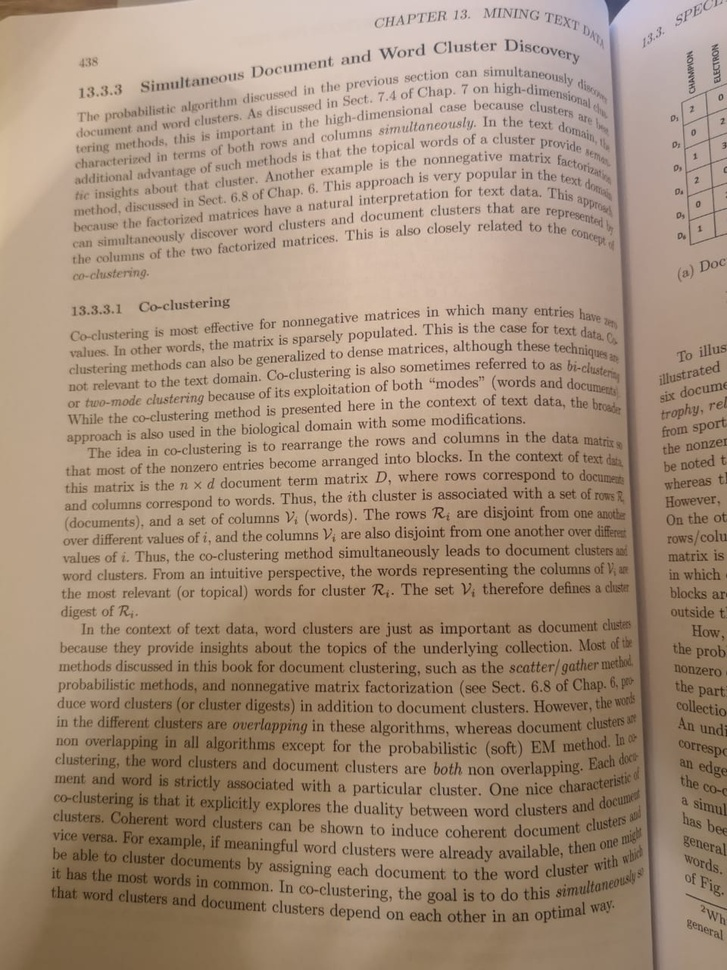
#> input picture week03_2/scan.jpeg, 727 x 970 px, shrunk from 960 x 1280 before the run, found by its file name
$ jupyter execute --allow-errors '08. Thresholding, Binarization _ Adaptive Thresholding.ipynb'
#> lines starting #> are read from the running program, lines starting #| are printed output that depends on the picture; after the words box and inside, x2 and y2 are one past the last pixel; in counts of white or black regions, pixels touching at a corner belong together
# **Thresholding, Binarization & Adaptive Thresholding**

####**In this lesson we'll learn:**
1. Binarized Images
2. Thresholding Methods
3. Adaptive Thresholding
4. SkImage's Threshold Local

[cell 1]
# download our images
import os
import wget
from zipfile import ZipFile


def bar_custom(current, total, width=80):
    print("Downloading: %d%% [%d / %d] bytes" % (current / total * 100, current, total))

URL = "https://github.com/Tuchsanai/DL-FOR-COMPUTER-VISION/raw/main/week2/code/images.zip"

if not os.path.exists("images.zip"):
    wget.download(URL,bar=bar_custom)
#> (this line was passed over: the network is not available in this run)

#> (the rest of this cell did not finish here and is left out)

[cell 2]
URL = "https://raw.githubusercontent.com/rajeevratan84/ModernComputerVision/main/scan.jpeg"
wget.download(URL,bar=bar_custom)

[cell 3]
# Our Setup, Import Libaries, Create our Imshow Function and Download our Images
import cv2
import numpy as np
from matplotlib import pyplot as plt

# Define our imshow function
def imshow(title = "Image", image = None, size = 10):
    w, h = image.shape[0], image.shape[1]
    aspect_ratio = w/h
    plt.figure(figsize=(size * aspect_ratio,size))
    plt.imshow(cv2.cvtColor(image, cv2.COLOR_BGR2RGB))
    plt.title(title)
    plt.show()

### **Thresholding Methods**

https://docs.opencv.org/master/d7/d4d/tutorial_py_thresholding.html

[cell 4]
# Load our image as greyscale
image = cv2.imread('scan.jpeg',0)
#> image: shape (970, 727); min 22, max 216, mean 146
imshow("Original", image)

# Values below 127 goes to 0 or black, everything above goes to 255 (white)
ret,thresh1 = cv2.threshold(image, 127, 255, cv2.THRESH_BINARY)
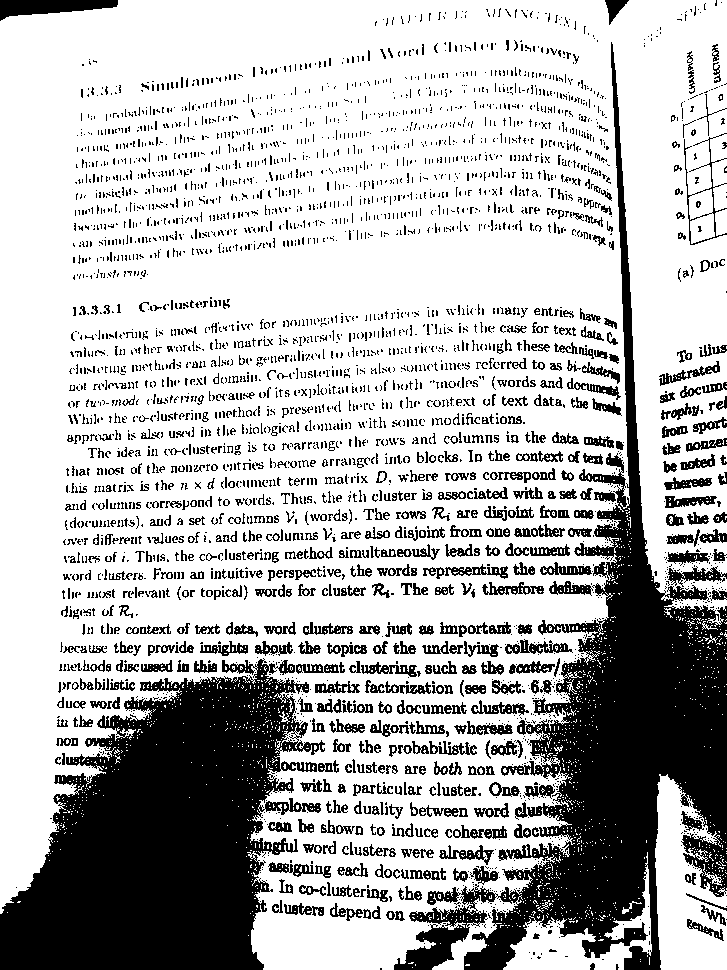
#> thresh1: shape (970, 727); 72.2% white; 3749 black regions (3013 under 20 px), largest, box (x1, y1, x2, y2) and area: (394, 42, 727, 970) 64133, (0, 658, 325, 970) 61744, (0, 0, 118, 21) 1470
imshow('1 Threshold Binary @ 127', thresh1)

# Values below 127 go to 255 and values above 127 go to 0 (reverse of above)
ret,thresh2 = cv2.threshold(image, 127, 255, cv2.THRESH_BINARY_INV)
imshow('2 Threshold Binary Inverse @ 127', thresh2)

# Values above 127 are truncated (held) at 127 (the 255 argument is unused)
ret,thresh3 = cv2.threshold(image, 127, 255, cv2.THRESH_TRUNC)
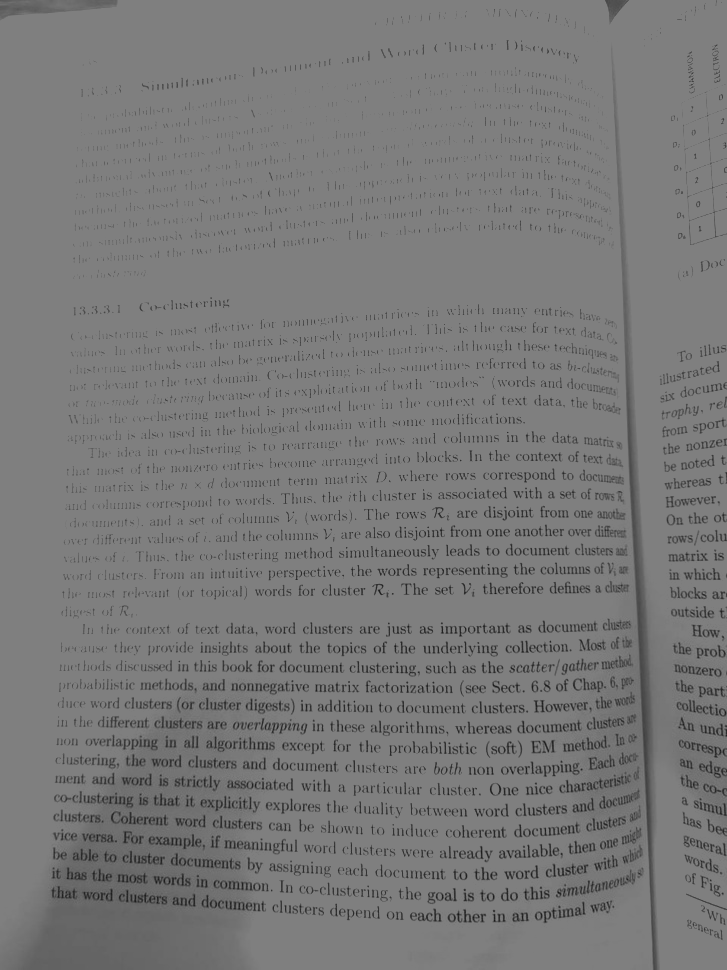
#> thresh3: shape (970, 727); min 22, max 127, mean 120.6
imshow('3 THRESH TRUNC @ 127', thresh3)

# Values below 127 go to 0, above 127 are unchanged
ret,thresh4 = cv2.threshold(image, 127, 255, cv2.THRESH_TOZERO)
imshow('4 THRESH TOZERO @ 127', thresh4)

# Reverse of the above, below 127 is unchanged, above 127 goes to 0
ret,thresh5 = cv2.threshold(image, 127, 255, cv2.THRESH_TOZERO_INV)
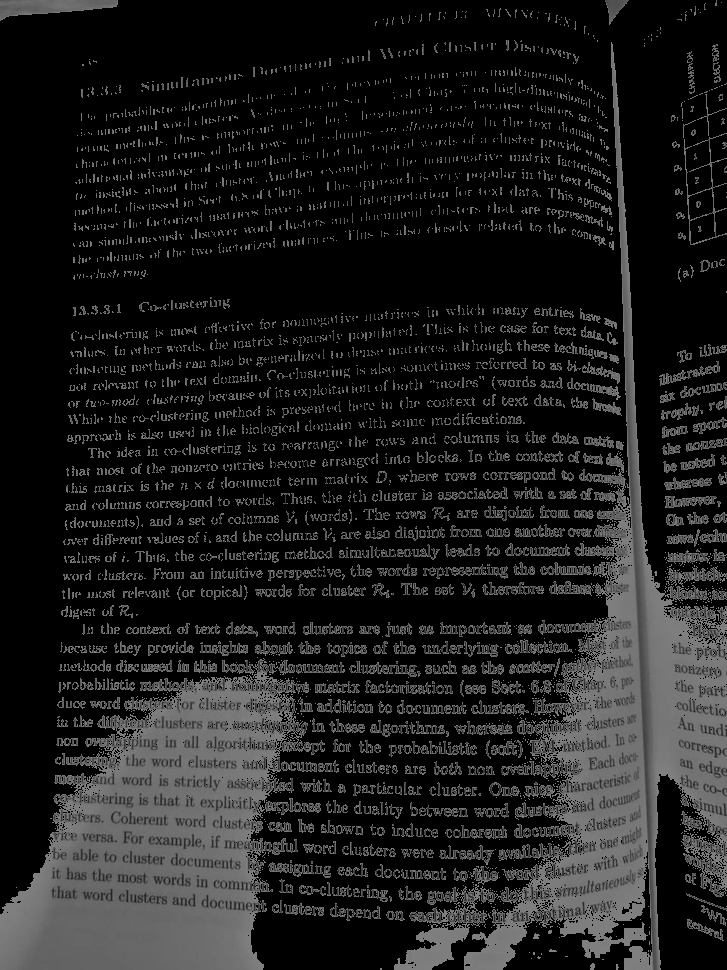
#> thresh5: shape (970, 727); min 0, max 127, mean 29
imshow('5 THRESH TOZERO INV @ 127', thresh5)

#### **Adaptive Thresholding**

1. ADAPTIVE_THRESH_MEAN_C
2. THRESH_OTSU

#### **cv2.adaptiveThreshold Parameters**

``**cv2.adaptiveThreshold**(src, maxValue, adaptiveMethod, thresholdType, blockSize, C[, dst]) → dst``

- **src** – Source 8-bit single-channel image.
- **dst** – Destination image of the same size and the same type as src .
- **maxValue** – Non-zero value assigned to the pixels for which the condition is satisfied. See the details below.
- **adaptiveMethod** – Adaptive thresholding algorithm to use, ADAPTIVE_THRESH_MEAN_C or ADAPTIVE_THRESH_GAUSSIAN_C . See the details below.
- **thresholdType** – Thresholding type that must be either THRESH_BINARY or THRESH_BINARY_INV .
- **blockSize** – Size of a pixel neighborhood that is used to calculate a threshold value for the pixel: 3, 5, 7, and so on.
- **C** – Constant subtracted from the mean or weighted mean. Normally, it is positive but may be zero or negative as well.

[cell 5]
image = cv2.imread('scan.jpeg',0)
imshow("Original", image)

# Values below 127 goes to 0 (black, everything above goes to 255 (white)
ret,thresh1 = cv2.threshold(image, 127, 255, cv2.THRESH_BINARY)
imshow('Threshold Binary', thresh1)

# It's good practice to blur images as it removes noise
#image = cv2.GaussianBlur(image, (3, 3), 0)

# Using adaptiveThreshold
thresh = cv2.adaptiveThreshold(image, 255, cv2.ADAPTIVE_THRESH_MEAN_C, cv2.THRESH_BINARY, 3, 5)
#> thresh: shape (970, 727); 86.8% white; black in thin lines or dots
imshow("Adaptive Mean Thresholding", thresh)

_, th2 = cv2.threshold(image, 0, 255, cv2.THRESH_BINARY + cv2.THRESH_OTSU)
#> th2: shape (970, 727); 54.8% white; 2357 black regions (1649 under 20 px), largest, box (x1, y1, x2, y2) and area: (0, 32, 727, 970) 259764, (0, 0, 174, 21) 1750, (681, 83, 727, 246) 973
imshow("Otsu's Thresholding", th2)

# Otsu's thresholding after Gaussian filtering
blur = cv2.GaussianBlur(image, (5,5), 0)
_, th3 = cv2.threshold(blur, 0, 255, cv2.THRESH_BINARY + cv2.THRESH_OTSU)
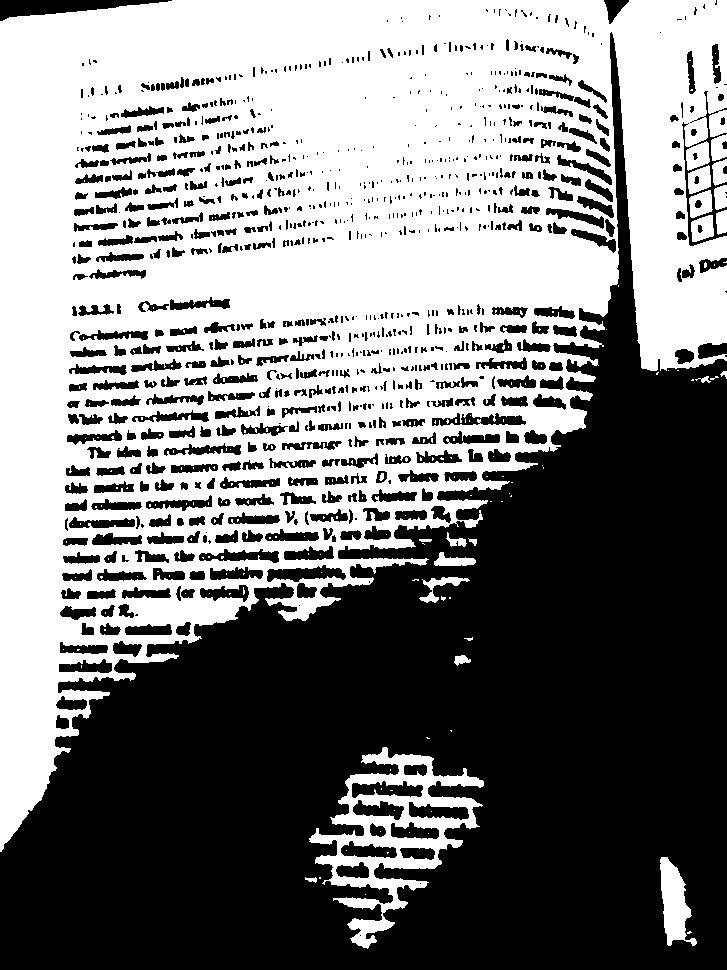
#> th3: shape (970, 727); 49.5% white; 225 white regions (204 under 20 px), largest, box (x1, y1, x2, y2) and area: (0, 0, 727, 852) 331553, (309, 747, 484, 949) 10522, (660, 857, 697, 946) 1800
imshow("Guassian Otsu's Thresholding", th3)

### **SkImage Threshold Local**

``threshold_local(image, block_size, offset=10)``

The threshold_local function, calculates thresholds in regions with a characteristic size ``block_size`` surrounding each pixel (i.e. local neighborhoods). Each threshold value is the weighted mean of the local neighborhood minus an ``offset`` value

https://scikit-image.org/docs/stable/auto_examples/applications/plot_thresholding.html

[cell 6]
from skimage.filters import threshold_local

image = cv2.imread('scan.jpeg')
#> image is the input picture: shape (970, 727, 3); mean B, G, R 121.3, 141.8, 163.9

# We get the Value component from the HSV color space
# then we apply adaptive thresholdingto
V = cv2.split(cv2.cvtColor(image, cv2.COLOR_BGR2HSV))[2]
T = threshold_local(V, 25, offset=15, method="gaussian")
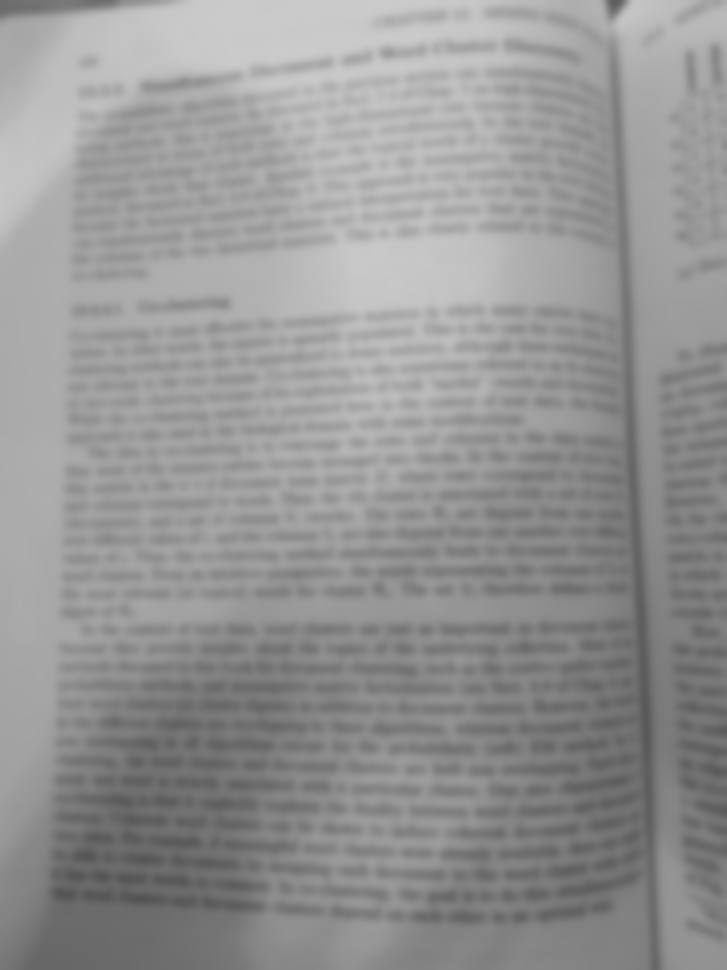
#> T: shape (970, 727) float64; min 84, max 203.9, mean 148.9

# Apply the threshold operation
thresh = (V > T).astype("uint8") * 255
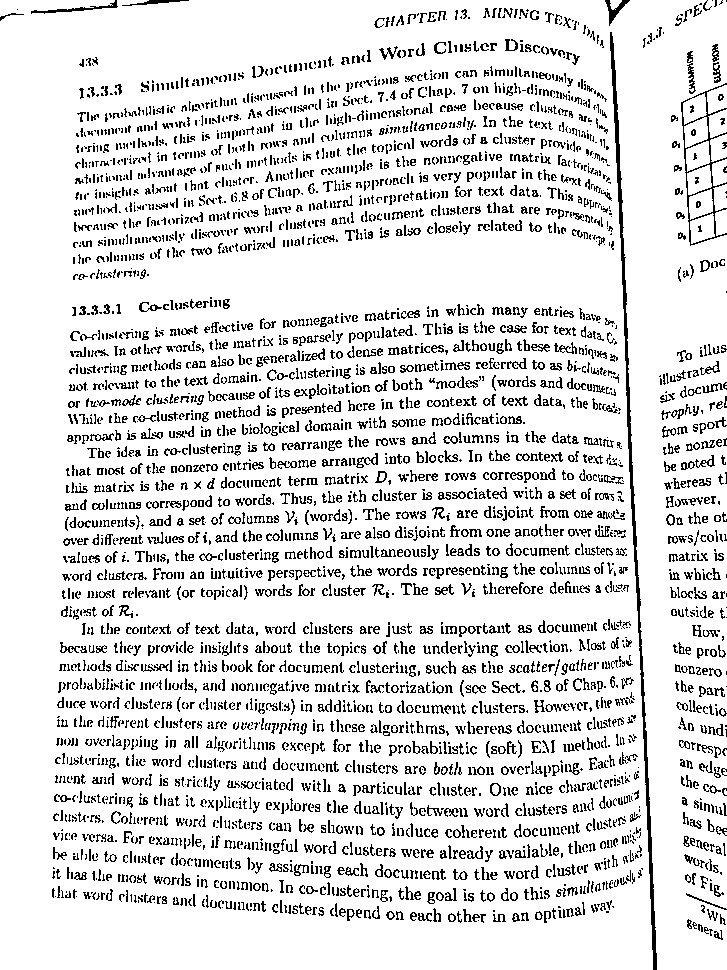
#> thresh: shape (970, 727); 87% white; black in thin lines or dots
imshow("threshold_local", thresh)
